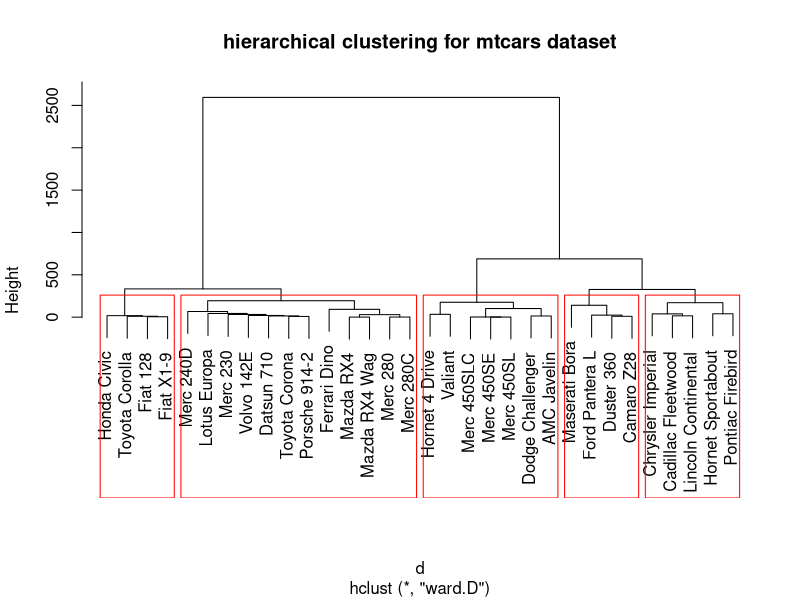

Generate this figure with R:
data(mtcars)
d <- dist(mtcars, method = "euclidean") # distance matrix
fit <- hclust(d, method="ward") 
plot(fit, main="hierarchical clustering for mtcars dataset") # display dendogram
groups <- cutree(fit, k=5) # cut tree into 5 clusters
# draw dendogram with red borders around the 5 clusters 
rect.hclust(fit, k=5, border="red")
